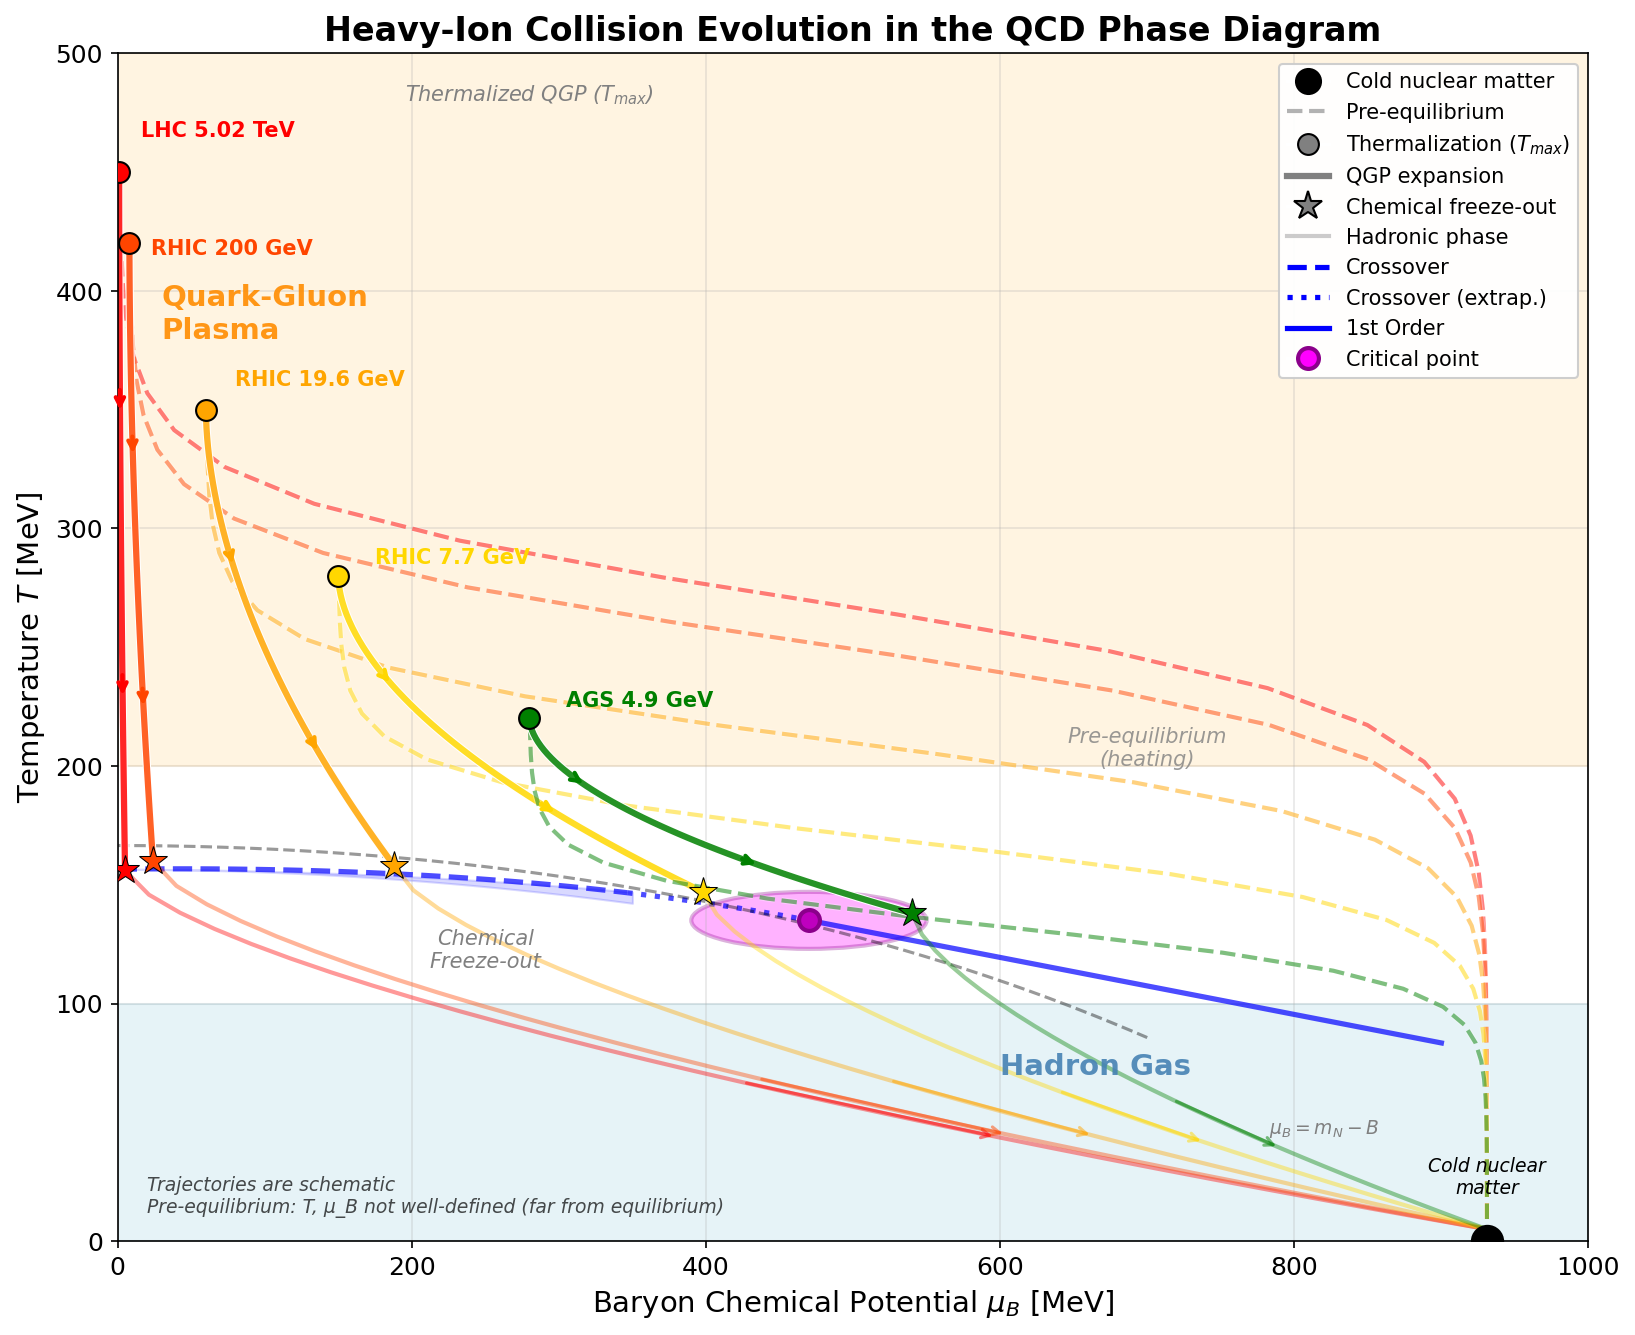

Generate this figure with Python:
#!/usr/bin/env python3
"""
QCD Phase Diagram with Heavy-Ion Collision Evolution Trajectories
Illustrating system evolution from initial state through QGP to freeze-out
"""

import numpy as np
import matplotlib.pyplot as plt
from matplotlib.patches import Ellipse, FancyArrowPatch
from matplotlib.lines import Line2D
import matplotlib.patheffects as pe

# Set up figure
fig, ax = plt.subplots(figsize=(11, 9))

# ============================================
# PHASE STRUCTURE (same as before)
# ============================================
T_c0 = 156.5  # MeV
kappa_2 = 0.0153
kappa_4 = 0.00032

mu_B_CEP = 470  # MeV
T_CEP = 135     # MeV
CEP_mu_err = 80
CEP_T_err = 12

# Crossover line
mu_B_crossover = np.linspace(0, mu_B_CEP, 100)
T_crossover_lattice = T_c0 * (1 - kappa_2 * (mu_B_crossover / T_c0)**2 
                       - kappa_4 * (mu_B_crossover / T_c0)**4)
correction = (T_crossover_lattice[-1] - T_CEP) * (mu_B_crossover / mu_B_CEP)
T_crossover = T_crossover_lattice - correction

# First-order line
mu_B_first = np.linspace(mu_B_CEP, 900, 50)
T_first = T_CEP - 0.12 * (mu_B_first - mu_B_CEP)

# Freeze-out curve
a, b, c = 166.5, 0.139e-3, 0.053e-9
mu_B_fo = np.linspace(0, 700, 200)
T_fo = a - b * mu_B_fo**2 - c * mu_B_fo**4

# ============================================
# COLLISION EVOLUTION TRAJECTORIES
# Approximate isentropic (s/n_B = const) paths
# Higher √s_NN → higher s/n_B → more vertical trajectory
# ============================================

def trajectory(mu_B_initial, mu_B_freezeout, T_initial, T_freezeout):
    """
    Generate a trajectory from thermalized state to freeze-out.
    Isentropic expansion: steeper at high T, flattens near phase boundary.
    """
    t = np.linspace(0, 1, 50)
    
    # Temperature drops from T_initial to T_freezeout
    T = T_initial - (T_initial - T_freezeout) * t
    
    # μ_B evolution: steep initially, flattens near freeze-out
    # Use power > 1 to get correct curvature (steep start, gradual end)
    mu_B = mu_B_initial + (mu_B_freezeout - mu_B_initial) * (t**1.8)
    
    return mu_B, T

def post_freezeout(mu_B_freezeout, T_freezeout, mu_B_ground=931, T_ground=5):
    """
    Evolution from freeze-out toward nuclear ground state.
    
    This is hadronic expansion/cooling - should stay to the RIGHT
    of the heating curve (higher μ_B at given T).
    """
    t = np.linspace(0, 1, 30)
    # Linear-ish drop in T
    T = T_freezeout - (T_freezeout - T_ground) * (t**0.8)
    # μ_B increases gradually back to ground state
    mu_B = mu_B_freezeout + (mu_B_ground - mu_B_freezeout) * (t**1.2)
    return mu_B, T

def pre_equilibrium(mu_B_initial, T_initial, mu_B_nuclei=931, T_nuclei=0):
    """
    Pre-equilibrium phase: cold nuclear matter → thermalized QGP.
    
    Physics: 
    - Initial collision: violent, T rises very fast at ~constant high μ_B
    - Then: system equilibrates, μ_B adjusts to final value
    
    This keeps the path at HIGHER T for any given μ_B compared to cooling.
    """
    t = np.linspace(0, 1, 30)
    
    # T rises rapidly (nearly linear)
    T = T_nuclei + (T_initial - T_nuclei) * t
    
    # μ_B stays near nuclear value initially, then drops sharply
    # Delayed, sharp sigmoid - μ_B doesn't start dropping until T is already high
    delay = 0.6  # don't start dropping μ_B until 60% of heating done
    sharpness = 20
    transition = 1 / (1 + np.exp(-sharpness * (t - delay)))
    mu_B = mu_B_nuclei * (1 - transition) + mu_B_initial * transition
    
    return mu_B, T

# Define trajectories for different collision energies
# (mu_B_initial, mu_B_freezeout, T_initial, T_freezeout, color, label)
# Initial μ_B increases with decreasing √s (more baryon stopping)
trajectories = [
    (1, 5, 450, 156, 'red', 'LHC 5.02 TeV'),
    (8, 24, 420, 160, 'orangered', 'RHIC 200 GeV'),
    (60, 188, 350, 158, 'orange', 'RHIC 19.6 GeV'),
    (150, 398, 280, 147, 'gold', 'RHIC 7.7 GeV'),
    (280, 540, 220, 138, 'green', 'AGS 4.9 GeV'),
]

# ============================================
# PLOTTING
# ============================================

# Background shading
ax.fill_between([0, 1000], [0, 0], [100, 100], color='lightblue', alpha=0.3)
ax.axhspan(200, 500, color='#FFE4B5', alpha=0.4)

# Phase boundaries
mu_B_reliable = 350
idx_split = np.searchsorted(mu_B_crossover, mu_B_reliable)
ax.plot(mu_B_crossover[:idx_split], T_crossover[:idx_split], 'b--', lw=2.5, alpha=0.7)
ax.plot(mu_B_crossover[idx_split-1:], T_crossover[idx_split-1:], 'b:', lw=2.5, alpha=0.7)
ax.plot(mu_B_first, T_first, 'b-', lw=2.5, alpha=0.7)

# Lattice uncertainty band
mu_B_band = np.linspace(0, 350, 80)
T_cross_upper = T_c0 * (1 - (kappa_2 - 0.003) * (mu_B_band / T_c0)**2)
T_cross_lower = T_c0 * (1 - (kappa_2 + 0.003) * (mu_B_band / T_c0)**2)
ax.fill_between(mu_B_band, T_cross_lower, T_cross_upper, color='blue', alpha=0.15)

# CEP
cep = Ellipse((mu_B_CEP, T_CEP), width=2*CEP_mu_err, height=2*CEP_T_err,
              facecolor='magenta', edgecolor='darkmagenta', alpha=0.3, lw=2)
ax.add_patch(cep)
ax.plot(mu_B_CEP, T_CEP, 'mo', ms=10, mec='darkmagenta', mew=2, zorder=10)

# Freeze-out curve (faint)
ax.plot(mu_B_fo, T_fo, 'k--', lw=1.5, alpha=0.4)

# Plot trajectories with arrows
for mu_B_init, mu_B_final, T_init, T_final, color, label in trajectories:
    
    # Pre-equilibrium phase (cold nuclei → thermalization)
    mu_B_pre, T_pre = pre_equilibrium(mu_B_init, T_init)
    ax.plot(mu_B_pre, T_pre, color=color, lw=2, alpha=0.5, ls='--',
            path_effects=[pe.Stroke(linewidth=3, foreground='white', alpha=0.3), pe.Normal()])
    
    # Main trajectory (QGP expansion: thermalization → freeze-out)
    mu_B, T = trajectory(mu_B_init, mu_B_final, T_init, T_final)
    ax.plot(mu_B, T, color=color, lw=3, alpha=0.85,
            path_effects=[pe.Stroke(linewidth=4, foreground='white'), pe.Normal()])
    
    # Post freeze-out evolution (freeze-out → ground state)
    mu_B_post, T_post = post_freezeout(mu_B_final, T_final)
    ax.plot(mu_B_post, T_post, color=color, lw=2, alpha=0.4, ls='-')
    
    # Add arrows along main trajectory to show direction
    for i in [15, 35]:  # Arrow positions
        ax.annotate('', xy=(mu_B[i+2], T[i+2]), xytext=(mu_B[i], T[i]),
                   arrowprops=dict(arrowstyle='->', color=color, lw=2))
    
    # Arrow on post-freezeout
    ax.annotate('', xy=(mu_B_post[20], T_post[20]), xytext=(mu_B_post[15], T_post[15]),
               arrowprops=dict(arrowstyle='->', color=color, lw=1.5, alpha=0.5))
    
    # Initial thermalized state marker (filled circle) - T_max
    ax.plot(mu_B[0], T[0], 'o', color=color, ms=10, mec='black', mew=1, zorder=5)
    
    # Freeze-out marker (star)
    ax.plot(mu_B[-1], T[-1], '*', color=color, ms=14, mec='black', mew=0.5, zorder=5)
    
    # Label at initial state
    if 'LHC' in label:
        ax.text(mu_B[0] + 15, T[0] + 15, label, fontsize=10, color=color, 
                fontweight='bold', ha='left')
    elif '200' in label:
        ax.text(mu_B[0] + 15, T[0] - 5, label, fontsize=10, color=color,
                fontweight='bold', ha='left')
    elif '19.6' in label:
        ax.text(mu_B[0] + 20, T[0] + 10, label, fontsize=10, color=color,
                fontweight='bold', ha='left')
    elif '7.7' in label:
        ax.text(mu_B[0] + 25, T[0] + 5, label, fontsize=10, color=color,
                fontweight='bold', ha='left')
    else:  # AGS
        ax.text(mu_B[0] + 25, T[0] + 5, label, fontsize=10, color=color,
                fontweight='bold', ha='left')

# Cold nuclear matter starting point
ax.plot(931, 0, 'ko', ms=14, mec='black', mew=2, zorder=10)
ax.text(931, 20, 'Cold nuclear\nmatter', fontsize=9, ha='center', 
        style='italic', color='black')

# Nuclear ground state is same point - add label
ax.text(820, 45, r'$\mu_B = m_N - B$', fontsize=9, ha='center', color='gray')

# Annotations for phases and stages
ax.text(30, 380, 'Quark-Gluon\nPlasma', fontsize=14, fontweight='bold', 
        color='darkorange', alpha=0.9)
ax.text(600, 70, 'Hadron Gas', fontsize=14, fontweight='bold', 
        color='steelblue', alpha=0.9)

# Stage labels
ax.text(280, 480, r'Thermalized QGP ($T_{max}$)', fontsize=10, 
        style='italic', ha='center', color='gray')
ax.text(250, 115, 'Chemical\nFreeze-out', fontsize=10, 
        style='italic', ha='center', color='gray')
ax.text(700, 200, 'Pre-equilibrium\n(heating)', fontsize=10, 
        style='italic', ha='center', color='gray', alpha=0.8)

# Removed general expansion arrow - now shown explicitly per trajectory

# Legend
legend_elements = [
    Line2D([0], [0], marker='o', color='w', markerfacecolor='black', 
           ms=12, mec='k', label='Cold nuclear matter'),
    Line2D([0], [0], color='gray', lw=2, ls='--', alpha=0.6, label='Pre-equilibrium'),
    Line2D([0], [0], marker='o', color='w', markerfacecolor='gray', 
           ms=10, mec='k', label=r'Thermalization ($T_{max}$)'),
    Line2D([0], [0], color='gray', lw=3, label='QGP expansion'),
    Line2D([0], [0], marker='*', color='w', markerfacecolor='gray', 
           ms=14, mec='k', label='Chemical freeze-out'),
    Line2D([0], [0], color='gray', lw=2, alpha=0.4, label='Hadronic phase'),
    Line2D([0], [0], color='blue', lw=2.5, ls='--', label='Crossover'),
    Line2D([0], [0], color='blue', lw=2.5, ls=':', label='Crossover (extrap.)'),
    Line2D([0], [0], color='blue', lw=2.5, ls='-', label='1st Order'),
    Line2D([0], [0], marker='o', color='w', markerfacecolor='magenta', 
           ms=10, mec='darkmagenta', mew=2, label='Critical point'),
]
ax.legend(handles=legend_elements, loc='upper right', fontsize=10, framealpha=0.95)

# Axis settings
ax.set_xlim(0, 1000)
ax.set_ylim(0, 500)
ax.set_xlabel(r'Baryon Chemical Potential $\mu_B$ [MeV]', fontsize=14)
ax.set_ylabel(r'Temperature $T$ [MeV]', fontsize=14)
ax.set_title('Heavy-Ion Collision Evolution in the QCD Phase Diagram', 
             fontsize=16, fontweight='bold')
ax.tick_params(axis='both', labelsize=12)
ax.grid(True, alpha=0.3)

# Note
note = ("Trajectories are schematic\n"
        "Pre-equilibrium: T, μ_B not well-defined (far from equilibrium)")
ax.text(0.02, 0.02, note, transform=ax.transAxes, fontsize=9, 
        verticalalignment='bottom', style='italic', alpha=0.7)

plt.tight_layout()
plt.savefig('qcd_trajectories.png', dpi=150, bbox_inches='tight',
            facecolor='white', edgecolor='none')
plt.savefig('qcd_trajectories.pdf', bbox_inches='tight',
            facecolor='white', edgecolor='none')
print("Saved: qcd_trajectories.png and .pdf")
